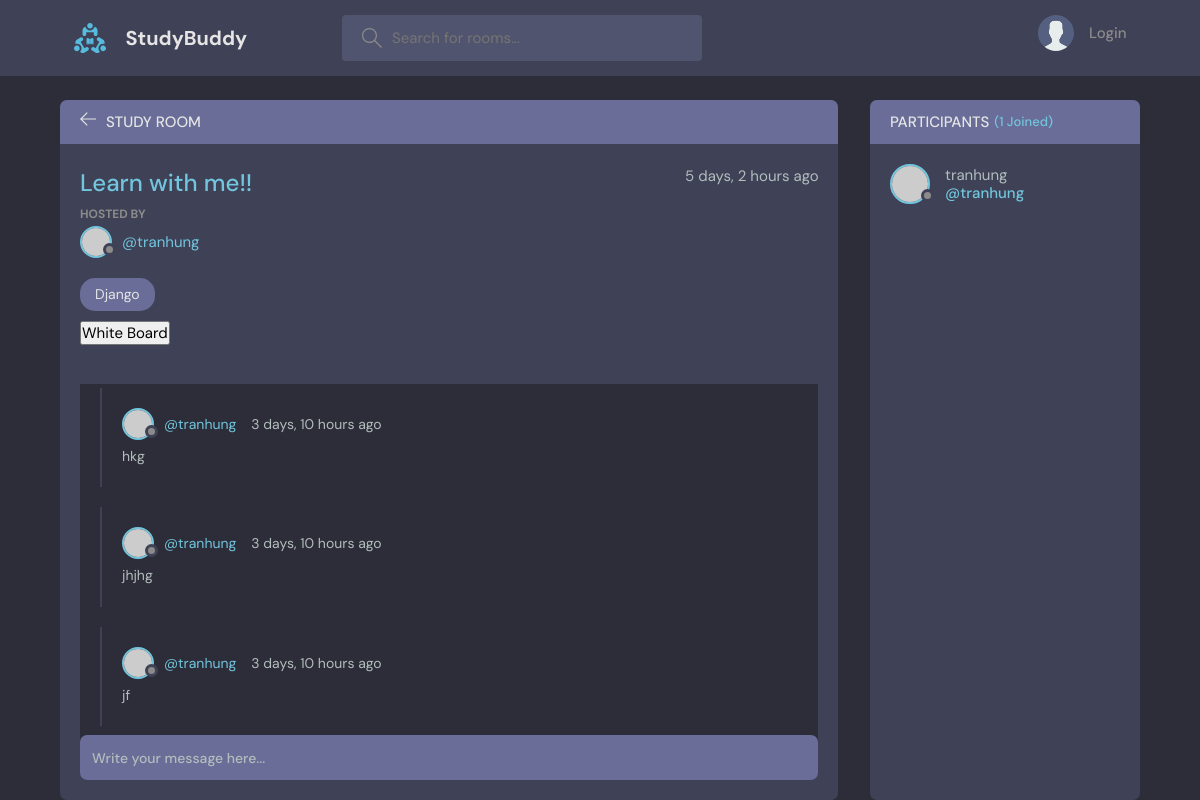
Page /room/6/ on the committed database.
### base/models.py (models this page shows, shortened)
class Room(models.Model):
    wb_id = models.OneToOneField(
        Whiteboard, on_delete=models.SET_NULL, null=True)
    host = models.ForeignKey(User, on_delete=models.SET_NULL, null=True)
    topic = models.ForeignKey('Topic', on_delete=models.SET_NULL, null=True)
    name = models.CharField(max_length=200)
    description = models.TextField(null=True, blank=True)
    participants = models.ManyToManyField(
        User, related_name='paticipants', blank=True)
    updated = models.DateTimeField(auto_now=True)
    created = models.DateTimeField(auto_now_add=True)
    class Meta:
        ordering = ['-updated', '-created']

class Topic(models.Model):
    name = models.CharField(max_length=200)

class Message(models.Model):
    user = models.ForeignKey(User, on_delete=models.CASCADE)
    room = models.ForeignKey(Room, on_delete=models.CASCADE)
    body = models.TextField()
    updated = models.DateTimeField(auto_now=True)
    created = models.DateTimeField(auto_now_add=True)
    class Meta:
        ordering = ['-updated', '-created']

### base/views.py (the view, shortened to what this page needs)
# urls.py: path('room/<str:pk>/', room, name="room"),
def room(request, pk):
    room = Room.objects.get(id=pk)
    room_messages = room.message_set.all()
    participants = room.participants.all()
    context = {'room': room, 'room_messages': room_messages,
               'participants': participants}
    return render(request, 'base/room.html', context)

### base/templates/base/room.html (shortened to what this page needs)
{% extends 'main.html' %}
{% block content %}
<main class="profile-page layout layout--2">
    <div class="container">
        <div class="room">
            <div class="room__top">
                <div class="room__topLeft">
                    <a href="{% url 'home' %}">
                        <svg
                            version="1.1"
                            xmlns="http://www.w3.org/2000/svg"
                            width="32"
                            height="32"
                            viewBox="0 0 32 32"
                        >
                            <title>arrow-left</title>
                            <path d="M13.723 2.286l-13.723 13.714 13.719 13.714 1.616-1.611-10.96-10.96h27.625v-2.286h-27.625l10.965-10.965-1.616-1.607z"></path>
                        </svg>
                    </a>
                    <h3>Study Room</h3>
                </div>
            </div>
            <div class="room__box scroll">
                <div class="room__header scroll">
                    <div class="room__info">
                        <h3>{{ room.name }}</h3>
                        <span>{{ room.created|timesince }} ago</span>
                    </div>
                    <div class="room__hosted">
                        <p>Hosted By</p>
                        <a
                            href="{% url 'user-profile' room.host.id %}"
                            class="room__author"
                        >
                            <div class="avatar avatar--small">
                                <img src="https://randomuser.me/api/portraits/men/37.jpg" />
                            </div>
                            <span>@{{ room.host.username }}</span>
                        </a>
                    </div>
                    <span class="room__topics">{{ room.topic.name }}</span>
                    <div
                        style="width: 600px; height: 550px;"
                        id="wt-container"
                    >
                        <form
                            action="{% url 'white-board' room.pk %}"
                            method="POST"
                        >
                            <input
                                type="submit"
                                value="White Board"
                            >
                        </form>
                    </div>
                </div>
                <div class="room__conversation">
                    <div class="threads scroll">
                        {% for message in room_messages %}
                        <div class="thread">
                            <div class="thread__top">
                                <div class="thread__author">
                                    <a
                                        href="{% url 'user-profile' message.user.id %}"
                                        class="thread__authorInfo"
                                    >
                                        <div class="avatar avatar--small">
                                            <img src="https://randomuser.me/api/portraits/men/37.jpg" />
                                        </div>
                                        <span>@{{ message.user.username }}</span>
                                    </a>
                                    <span class="thread__date">{{ message.created|timesince }} ago</span>
                                </div>
                            </div>
                            <div class="thread__details">
                                {{ message.body }}
                            </div>
                        </div>
                        {% endfor %}
                    </div>
                </div>
            </div>
            <div class="room__message">
                <form
                    action="#"
                    method="POST"
                >
                    <input
                        type="text"
                        name="body"
                        placeholder="Write your message here..."
                    />
                </form>
            </div>
        </div>
        <div class="participants">
            <h3 class="participants__top">Participants <span>({{ participants.count }} Joined)</span></h3>
            <div class="participants__list scroll">
                {% for user in participants %}
                <a
                    href="{% url 'user-profile' user.id %}"
                    class="participant"
                >
                    <div class="avatar avatar--medium">
                        <img src="https://randomuser.me/api/portraits/men/37.jpg" />
                    </div>
                    <p>
                        {{ user.username }}
                        <span>@{{ user.username }}</span>
                    </p>
                </a>
                {% endfor %}
            </div>
        </div>
    </div>
</main>
{% endblock content %}

### static/css/main.css (style rules this page uses)
body { background-color: darkgray; }

### rows in the picture
Room: name "Learn with me!!", created "5 days, 2 hours", host.username "tranhung", topic.name "Django"
Message: user.username "tranhung", created "3 days, 10 hours", body "hkg"
Message: user.username "tranhung", created "3 days, 10 hours", body "jhjhg"
Message: user.username "tranhung", created "3 days, 10 hours", body "jf"

### other values in the picture
{{ participants.count }} "1"
{{ user.username }} "tranhung"
